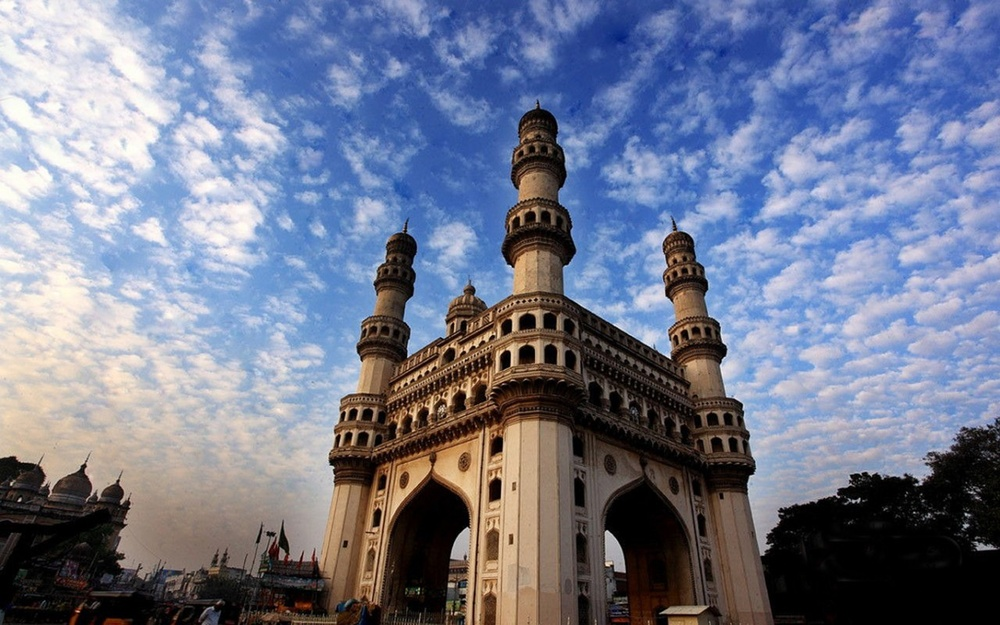
#> input picture your_image.jpg, 1000 x 625 px, shrunk from 1280 x 800 before the run
$ python PROG13.py
#> lines starting #> are read from the running program, lines starting #| are printed output that depends on the picture
import cv2
import numpy as np
import matplotlib.pyplot as plt

# Load the image
image = cv2.imread("your_image.jpg")  # Replace with your image path
#> image is the input picture: shape (625, 1000, 3); mean B, G, R 144, 121.3, 114.4

# Check if the image was loaded successfully
if image is None:
    print("Error: Could not load the image.")
else:
    # Define the points in the original image
    rows, cols = image.shape[:2]
#> rows = 625; cols = 1000

    # Example: Specify three points in the original image (source points)
    src_points = np.float32([[50, 50], [200, 50], [50, 200]])

    # Example: Specify three corresponding points in the transformed image (destination points)
    dst_points = np.float32([[10, 100], [200, 50], [100, 250]])

    # Get the affine transformation matrix
    M = cv2.getAffineTransform(src_points, dst_points)

    # Apply the affine transformation
    transformed_image = cv2.warpAffine(image, M, (cols, rows))
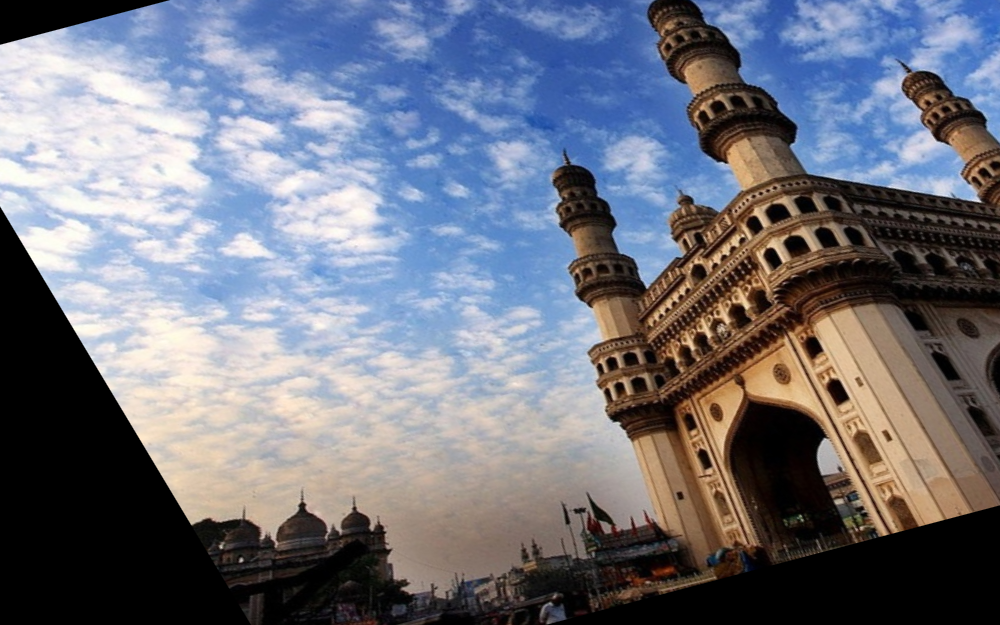
#> transformed_image: shape (625, 1000, 3); mean B, G, R 127.1, 115.2, 112.7

    # Convert BGR to RGB for displaying with matplotlib
    transformed_image_rgb = cv2.cvtColor(transformed_image, cv2.COLOR_BGR2RGB)

    # Display the original and transformed images
    plt.figure(figsize=(10, 5))

    plt.subplot(1, 2, 1)
    plt.imshow(cv2.cvtColor(image, cv2.COLOR_BGR2RGB))
    plt.title("Original Image")
    plt.axis("off")

    plt.subplot(1, 2, 2)
    plt.imshow(transformed_image_rgb)
    plt.title("Affine Transformed Image")
    plt.axis("off")

    plt.show()
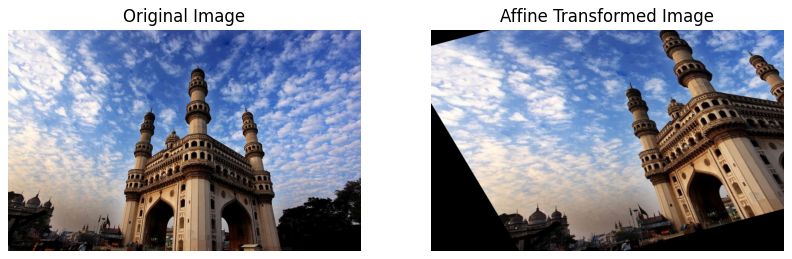
#> figure drawn by matplotlib, 2 panels

$ run again, with equalized_image.jpg copied over your_image.jpg
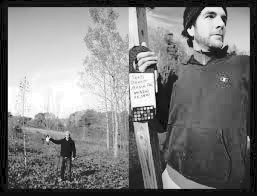
#> input picture equalized_image.jpg, 257 x 196 px
#> image is the input picture: shape (196, 257, 3); min 0, max 255, mean 126.1
#> `transformed_image = cv2.warpAffine(image, M, (cols, rows))`:
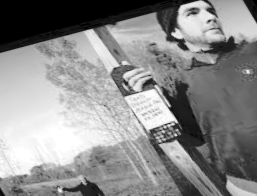
#> transformed_image: shape (196, 257, 3); min 0, max 255, mean 139.5
#> `plt.show()`:
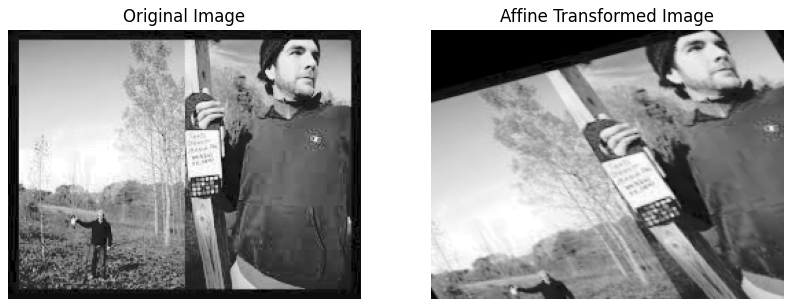
#> figure drawn by matplotlib, 2 panels
